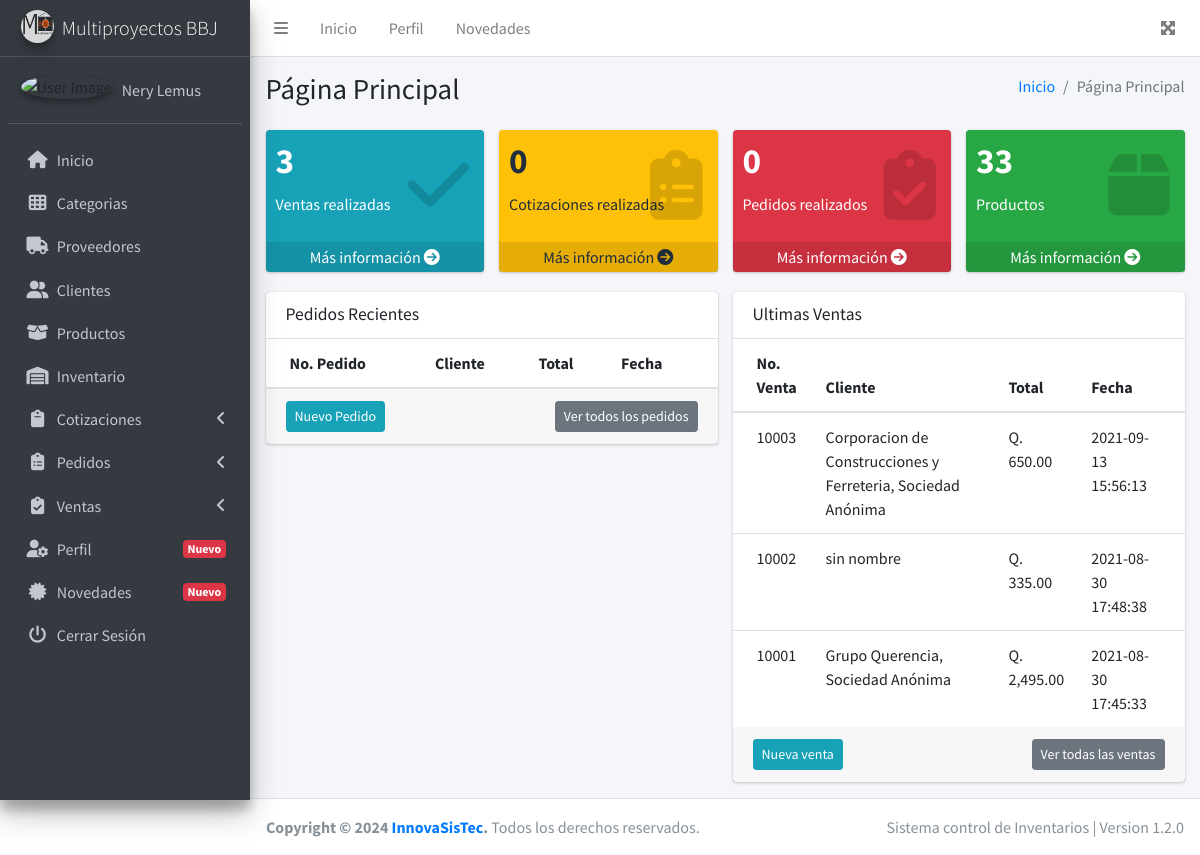
Screenshot of /inicio (signed in) with the database file from the repository.
### tables this page shows
CREATE TABLE `institucion` (
  `idInstitucion` int(11) NOT NULL,
  `nombre` varchar(100) NOT NULL,
  `razonSocial` text NOT NULL,
  `nit` varchar(50) NOT NULL,
  `direccion` text NOT NULL,
  `telefono` varchar(15) NOT NULL,
  `correo` varchar(60) NOT NULL,
  `sitioWeb` varchar(100) NOT NULL,
  `logotipo` text NOT NULL
);

CREATE TABLE `ventas` (
  `idVenta` int(11) NOT NULL,
  `noFactura` varchar(100) NOT NULL,
  `uuid` text NOT NULL,
  `serie` varchar(60) NOT NULL,
  `noSat` varchar(60) NOT NULL,
  `fecha` datetime NOT NULL,
  `estatus` int(11) NOT NULL DEFAULT '1',
  `total` decimal(28,2) NOT NULL,
  `envio` decimal(28,2) DEFAULT NULL,
  `usuario` int(11) NOT NULL,
  `cliente` int(11) NOT NULL,
  `metodoPago` text NOT NULL,
  `comentarios` text NOT NULL
);

CREATE TABLE `clientes` (
  `idCliente` int(11) NOT NULL,
  `nit` varchar(20) NOT NULL,
  `codigo` varchar(60) NOT NULL,
  `nombre` varchar(100) NOT NULL,
  `direccion` text NOT NULL,
  `telefono` varchar(15) NOT NULL,
  `correo` varchar(60) NOT NULL,
  `estatus` int(11) NOT NULL DEFAULT '1'
);

### views/modulos/inicio.php (the view, shortened to what the rows shown need)
<div class="content-wrapper">
    <div class="content-header">
      <div class="container-fluid">
        <div class="row mb-2">
          <div class="col-sm-6">
            <h1 class="m-0">Página Principal</h1>
          </div>
          <div class="col-sm-6">
            <ol class="breadcrumb float-sm-right">
              <li class="breadcrumb-item"><a href="inicio">Inicio</a></li>
              <li class="breadcrumb-item active">Página Principal</li>
            </ol>
          </div>
        </div>
      </div>
    </div>
    <div class="content">
      <div class="container-fluid">
        <div class="row">
          <div class="col-lg-3 col-6">
            <div class="small-box bg-info">
              <div class="inner">
                <?php
                  $respuestaVentas1 = InicioController::ctrMostrarTotalesVentas();
                  echo '<h3>'.$respuestaVentas1["total"].'</h3>'
                ?>
                <p>Ventas realizadas</p>
              </div>
              <div class="icon">
                <i class="fas fa-check"></i>
              </div>
              <a href="vetas" class="small-box-footer">Más información <i class="fas fa-arrow-circle-right"></i></a>
            </div>
          </div>
          <div class="col-lg-3 col-6">
            <div class="small-box bg-warning">
              <div class="inner">
                <?php
                $respuestaCotizaciones = InicioController::ctrMostrarTotalCotizaciones();
                echo '<h3>'.$respuestaCotizaciones["total"].'</h3>'
                ?>
                <p>Cotizaciones realizadas</p>
              </div>
              <div class="icon">
                <i class="fas fa-clipboard-list"></i>
              </div>
              <a href="cotizaciones" class="small-box-footer">Más información <i class="fas fa-arrow-circle-right"></i></a>
            </div>
          </div>
          <div class="col-lg-3 col-6">
            <div class="small-box bg-danger">
              <div class="inner">
                <?php
                $respuestaPedidos = InicioController::ctrMostrarTotalPedidos();
                echo '<h3>'.$respuestaPedidos["total"].'</h3>'
                ?>
                <p>Pedidos realizados</p>
              </div>
              <div class="icon">
                <i class="fas fa-clipboard-check"></i>
              </div>
              <a href="pedidos" class="small-box-footer">Más información <i class="fas fa-arrow-circle-right"></i></a>
            </div>
          </div>
          <div class="col-lg-3 col-6">
            <div class="small-box bg-success">
              <div class="inner">
                <?php
                  $respuestaProductos = InicioController::ctrMostrarTotalProductos();
                  echo '<h3>'.$respuestaProductos["total"].'</h3>'
                ?>
                <p>Productos</p>
              </div>
              <div class="icon">
                <i class="fas fa-box"></i>
              </div>
              <a href="productos" class="small-box-footer">Más información <i class="fas fa-arrow-circle-right"></i></a>
            </div>
          </div>
        </div>
        <div class="row">
          <div class="col-6">
            <div class="card">
              <div class="card-header border-transparent">
                <h3 class="card-title">Pedidos Recientes</h3>
              </div>
              <div class="card-body p-0">
                <div class="table-responsive">
                  <table class="table m-0">
                    <thead>
                    <tr>
                      <th>No. Pedido</th>
                      <th>Cliente</th>
                      <th>Total</th>
                      <th>Fecha</th>
                    </tr>
                    </thead>
                  </table>
                </div>
              </div>
              <div class="card-footer clearfix">
                <a href="crearpedido" class="btn btn-sm btn-info float-left">Nuevo Pedido</a>
                <a href="pedidos" class="btn btn-sm btn-secondary float-right">Ver todos los pedidos</a>
              </div>
            </div>
          </div>
          <div class="col-6">
            <div class="card">
              <div class="card-header border-transparent">
                <h3 class="card-title">Ultimas Ventas</h3>
              </div>
              <div class="card-body p-0">
                <div class="table-responsive">
                  <table class="table m-0">
                    <thead>
                    <tr>
                      <th>No. Venta</th>
                      <th>Cliente</th>
                      <th>Total</th>
                      <th>Fecha</th>
                    </tr>
                    </thead>
                    <tbody>
                    <?php
                      $respuestaVentas1 = VentasController::ctrMostrarVentasInicio();
                      foreach($respuestaVentas1 as $key => $value){
                        $itemCliente1 = "idCliente";
                        $valorCliente1 = $value["cliente"];
                        $respuestaCliente2 = ClientesController::ctrMostrarClientes($itemCliente1, $valorCliente1);
                        echo '
                        <tr>
                          <td>'.$value["noFactura"].'</td>
                          <td>'.$respuestaCliente2[0]["nombre"].'</td>
                          <td>Q. '.number_format($value["total"],2).'</td>
                          <td>'.$value["fecha"].'</td>
                        </tr>
                        ';
                      }
                    ?>
                    </tbody>
                  </table>
                </div>
              </div>
              <div class="card-footer clearfix">
                <a href="crearventas" class="btn btn-sm btn-info float-left">Nueva venta</a>
                <a href="ventas" class="btn btn-sm btn-secondary float-right">Ver todas las ventas</a>
              </div>
            </div>
          </div>
        </div>
      </div>
    </div>
  </div>

### views/modulos/sidebar.php (shortened to what the rows shown need)
<?php
  $respuestaInsitucion = InstitucionController::ctrMostrarInstitucion();
  if($respuestaInsitucion["logotipo"] != null){
    $imagen = $respuestaInsitucion["logotipo"];
  }else{
    $imagen = "views/img/logotipo/default_logo.png";
  }
?>
<aside class="main-sidebar sidebar-dark-primary elevation-4">
    <a href="inicio" class="brand-link">
      <img src="<?php echo $imagen ?>" alt="AdminLTE Logo" class="brand-image img-circle elevation-3" style="opacity: .8">
      <span class="brand-text font-weight-light"><?php echo $respuestaInsitucion["nombre"] ?></span>
    </a>
    <div class="sidebar">
      <div class="user-panel mt-3 pb-3 mb-3 d-flex">
        <div class="image">
          <?php
            if($_SESSION["foto"] != "") {
              echo '<img src="'.$_SESSION["foto"].'" class="img-circle elevation-2" alt="User Image">';
            }else{
              echo '<img src="views/img/users/user_default.jpg" class="img-circle elevation-2" alt="User Image">';
            }
          ?>
        </div>
        <div class="info">
          <a href="perfil" class="d-block"><?php echo $_SESSION["nombre"] ?></a>
        </div>
      </div>
      <nav class="mt-2">
        <ul class="nav nav-pills nav-sidebar flex-column navegacion" data-widget="treeview" role="menu" data-accordion="false">
          <li class="nav-item">
            <a href="inicio" class="nav-link">
              <i class="nav-icon fas fa-home"></i>
              <p>
                Inicio
              </p>
            </a>
          </li>
          <li class="nav-item">
            <a href="categorias" class="nav-link">
              <i class="nav-icon fas fa-th"></i>
              <p>
                Categorias
              </p>
            </a>
          </li>
          <li class="nav-item">
            <a href="proveedores" class="nav-link">
              <i class="nav-icon fas fa-truck"></i>
              <p>
                Proveedores
              </p>
            </a>
          </li>
          <li class="nav-item">
            <a href="clientes" class="nav-link">
              <i class="nav-icon fas fa-user-friends"></i>
              <p>
                Clientes
              </p>
            </a>
          </li>
          <li class="nav-item">
            <a href="productos" class="nav-link">
              <i class="nav-icon fas fa-box-open"></i>
              <p>
                Productos
              </p>
            </a>
          </li>
          <li class="nav-item">
            <a href="inventario" class="nav-link">
              <i class="nav-icon fas fa-warehouse"></i>
              <p>
                Inventario
              </p>
            </a>
          </li>
          <li class="nav-item">
            <a href="#" class="nav-link">
              <i class="nav-icon fas fa-clipboard"></i>
              <p>
                Cotizaciones
                <i class="right fas fa-angle-left"></i>
              </p>
            </a>
          </li>
          <li class="nav-item">
            <a href="#" class="nav-link">
              <i class="nav-icon fas fa-clipboard-list"></i>
              <p>
                Pedidos
                <i class="right fas fa-angle-left"></i>
              </p>
            </a>
          </li>
          <li class="nav-item">
            <a href="#" class="nav-link">
              <i class="nav-icon fas fa-clipboard-check"></i>
              <p>
                Ventas
                <i class="right fas fa-angle-left"></i>
              </p>
            </a>
          </li>
          <li class="nav-item">
            <a href="perfil" class="nav-link">
              <i class="nav-icon fas fa-user-cog"></i>
              <p>
                Perfil
                <span class="right badge badge-danger">Nuevo</span>
              </p>
            </a>
          </li>
          <li class="nav-item">
            <a href="novedades" class="nav-link">
              <i class="nav-icon fas fa-certificate"></i>
              <p>
                Novedades
                <span class="right badge badge-danger">Nuevo</span>
              </p>
            </a>
          </li>
          <li class="nav-item">
            <a href="salir" class="nav-link">
              <i class="nav-icon fas fa-power-off"></i>
              <p>
                Cerrar Sesión
              </p>
            </a>
          </li>
        </ul>
      </nav>
    </div>
  </aside>

### rows the page displays
institucion: logotipo (picture), nombre "Multiproyectos BBJ"
ventas: noFactura "10003", cliente.nombre "Corporacion de Construcciones y Ferreteria, Sociedad Anónima", total "650.00", fecha "2021-09-13 15:56:13"
ventas: noFactura "10002", cliente.nombre "sin nombre", total "335.00", fecha "2021-08-30 17:48:38"
ventas: noFactura "10001", cliente.nombre "Grupo Querencia, Sociedad Anónima", total "2,495.00", fecha "2021-08-30 17:45:33"

### other values shown
$_SESSION["nombre"] "Nery Lemus"
$respuestaVentas1["total"] "3"
$respuestaCotizaciones["total"] "0"
$respuestaPedidos["total"] "0"
$respuestaProductos["total"] "33"
